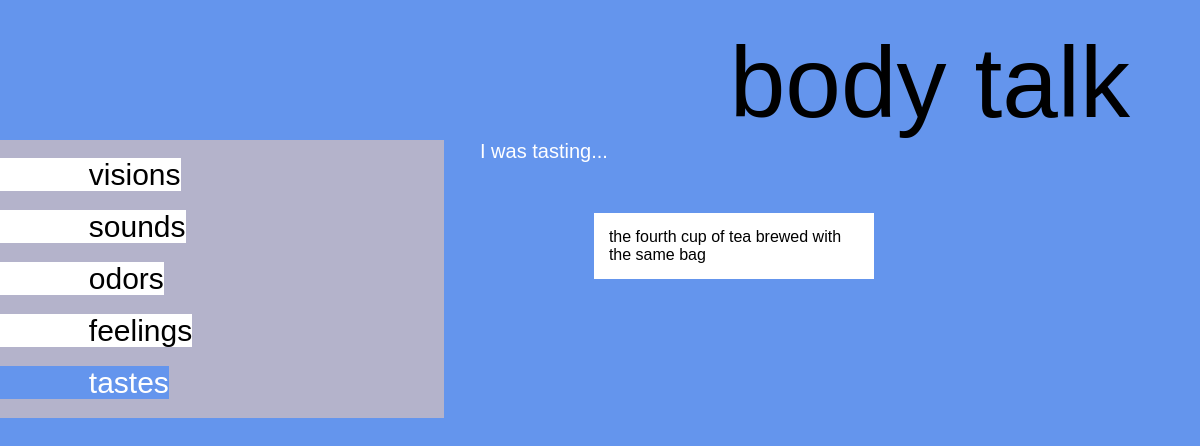
The app's page /category/tasting with its own data.
### models.py (models this page shows)
class Entry(Base):
	__tablename__ = 'entry'
	id = Column(Integer, primary_key=True)
	category = Column(String)
	entry = Column(String)
	time = Column(DateTime)
	creatorEmail = Column(String)
	@property
	def serialize(self):
		return {
			'id':self.id,
			'word':self.word,
			'category':self.category,
			'definition':self.definition
		}
	'''
	@property
	def serialize(self):
	    """Return object data in easily serializeable format"""
	    return {
	    'name' : self.name,
	    'picture' : self.picture,
	    'description' : self.description,
	    'price' : self.price
	        }
	'''

### app.py (the view)
@app.route('/category/<category>')
def revealCategory(category):
    authorized = check_authorized()
    items = session.query(Entry).all()
    filteredItems = session.query(Entry).filter_by(category=category)
    if 'email' in login_session:
        email = login_session['email']
    else:
        email = None
    return render_template('category.html', categories=categories,
                           category=category, items=filteredItems,
                           authorized=authorized, email=email)

### app.py (called while the page is built)
def check_authorized():
    if 'username' in login_session:
        return True
    else:
        return False

### templates/category.html (shortened to what this page needs)
{% extends "base.html" %}
{% block main %}
<div class = "date">I was {{category}}...</div>
{% for i in items %}
	<div class = "spacer">
	<a href = "/item/{{i.id}}">
	<article class = "item">
	{{i.entry}}
	</article>
	</a>
	</div>
{% endfor %}
{% endblock %}

### static/styles/main.css (style rules this page uses)
body { background-color:#6495ED; font-family:Helvetica; box-sizing:border-box; border:0px; margin:0px; padding:0px; }
body a:visited, a:link { text-decoration: none; color:black; }
.header a:visited, a:link { text-decoration: none; color:white; }
.date { font-size:20px; color:white; width:100%; }
.back .header a:visited, a:link { text-decoration: none; color:black; }
.item { position:relative; background-color:white; overflow-wrap: break-word; padding:15px; max-width:250px; }
.spacer { margin:50px; }

### records on screen
Entry: category "tasting", entry "the fourth cup of tea brewed with the same bag"
